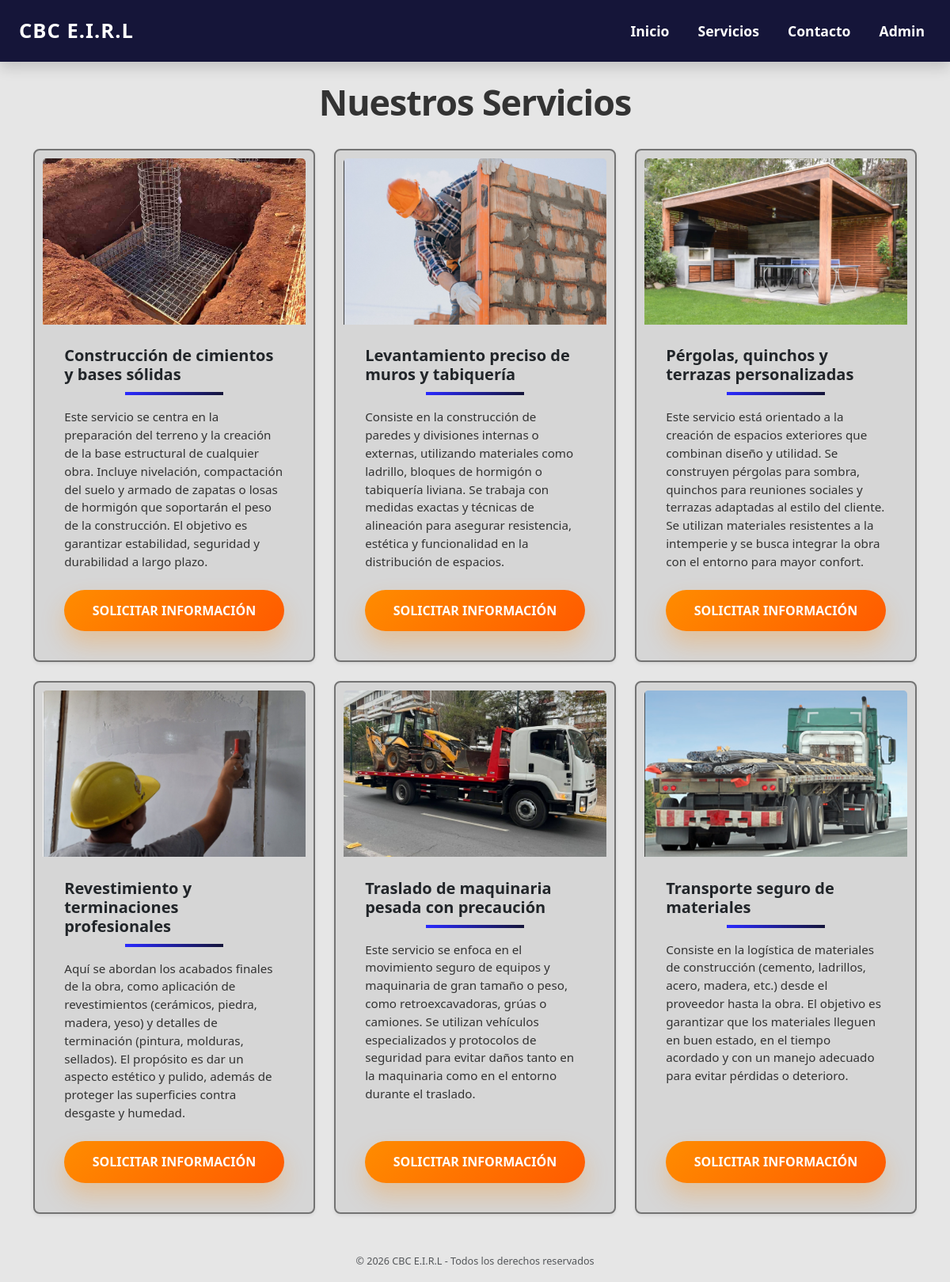
The app's page /servicios/ with its own data.
### core/models.py (models this page shows, shortened)
class Servicio(models.Model):
    titulo = models.CharField("Nombre del Servicio", max_length=100)
    descripcion = models.TextField("Descripción", blank=True, null=True)
    imagen = models.ImageField(upload_to='servicios/imagenes_extra/')

### core/views.py (the view)
# urls.py: path('servicios/', views.servicios, name='servicios'),
def servicios(request):
    servicios = Servicio.objects.all()
    return render(request, 'servicios.html', {'servicios': servicios})

### templates/servicios.html
{% extends "base.html" %}
{% load static %}
{% block content %}
<div class="row justify-content-center">
  <div class="col-12 text-center mb-4">
    <h1 class="fw-bold" style="font-size: 2.8rem; letter-spacing: -1px;">
      Nuestros Servicios
    </h1>
  </div>
</div>
<div class="row gy-4">
  {% for servicio in servicios %}
    <div class="col-lg-4 col-md-6">
      <div class="card h-100 service-card shadow-sm">
        {% if servicio.imagen %}
          <img src="{{ servicio.imagen.url }}" class="card-img-top img-servicio-card" alt="{{ servicio.titulo }}">
        {% endif %}
        <div class="card-body">
          <h3 class="card-title mb-3">{{ servicio.titulo }}</h3>
          <p class="card-text mb-4">
            {{ servicio.descripcion }}
          </p>
          <a href="{% url 'solicitar_info' servicio.id %}" class="btn btn-warning service-button">
            Solicitar información
          </a>
        </div>
      </div>
    </div>
  {% empty %}
    <div class="col-12 text-center">
      <p>No hay servicios disponibles por ahora.</p>
    </div>
  {% endfor %}
</div>
{% endblock %}

### static/css/styles.css (style rules this page uses)
body { margin: 0; background-color: #e6e6e6; font-family: 'Segoe UI', Tahoma, Geneva, Verdana, sans-serif; }
h2, h1 { font-weight: 700; color: #333; }
.card { background-color: #f2f2f2; border-radius: 12px; border: 1px solid #999; transition: all 0.3s ease; }
.card-body { padding: 20px; }
.card-title { font-size: 1.3rem; font-weight: 600; text-align: center; margin-bottom: 15px; }
.card-title::after { content: ""; display: block; width: 40%; height: 3px; background: linear-gradient(to right, #2a2aff, #151539); margin: 8px auto 0; transition: 0.3s; }
.service-card { border-radius: 12px; border: 1px solid #999; background-color: #f2f2f2; }
.service-card .card-body { display: flex; flex-direction: column; justify-content: space-between; }
.service-card .card-title { font-size: 1.3rem; font-weight: 700; }
.service-card .card-text { flex-grow: 1; }
.service-button { width: 100%; border-radius: 30px; font-weight: 700; text-transform: uppercase; color: #ffffff !important; }
.img-servicio-card { height: 210px; object-fit: cover; }
.service-card { background-color: #d6d6d6; border: 2px solid #737373; border-radius: 8px; transition: all 0.3s ease; padding: 10px; }
.service-card .card-body { display: flex; flex-direction: column; padding: 1.7rem; }
.service-card .card-title { font-size: 1.25rem; font-weight: 700; text-align: left; }
.service-card .card-title::after { content: ""; display: block; width: 45%; height: 4px; background: linear-gradient(to right, #2a2aff, #151539); margin-top: 10px; transition: 0.3s; }
.service-card .card-text { flex-grow: 1; font-size: 0.95rem; color: #333; line-height: 1.5; }
.service-button { width: 100%; border-radius: 40px; padding: 0.9rem 1rem; font-weight: 800; text-transform: uppercase; background: linear-gradient(135deg, #ff8c00, #ff5a00); color: white !important; border: none; box-shadow: 0 16px 30px rgba(255, 138, 0, 0.28); }

### records on screen
Servicio: imagen (picture), titulo "Construcción de cimientos y bases sólidas", descripcion "Este servicio se centra en la preparación del terreno y la creación de la base estructural de cualquier obra. Incluye nivelación, compactación del suelo y armado de zapatas o losas de hormigón que soportarán el peso de la construcción. El objetivo es garantizar estabilidad, seguridad y durabilidad a largo plazo."
Servicio: imagen (picture), titulo "Levantamiento preciso de muros y tabiquería", descripcion "Consiste en la construcción de paredes y divisiones internas o externas, utilizando materiales como ladrillo, bloques de hormigón o tabiquería liviana. Se trabaja con medidas exactas y técnicas de alineación para asegurar resistencia, estética y funcionalidad en la distribución de espacios."
Servicio: imagen (picture), titulo "Pérgolas, quinchos y terrazas personalizadas", descripcion "Este servicio está orientado a la creación de espacios exteriores que combinan diseño y utilidad. Se construyen pérgolas para sombra, quinchos para reuniones sociales y terrazas adaptadas al estilo del cliente. Se utilizan materiales resistentes a la intemperie y se busca integrar la obra con el entorno para mayor confort."
Servicio: imagen (picture), titulo "Revestimiento y terminaciones profesionales", descripcion "Aquí se abordan los acabados finales de la obra, como aplicación de revestimientos (cerámicos, piedra, madera, yeso) y detalles de terminación (pintura, molduras, sellados). El propósito es dar un aspecto estético y pulido, además de proteger las superficies contra desgaste y humedad."
Servicio: imagen (picture), titulo "Traslado de maquinaria pesada con precaución", descripcion "Este servicio se enfoca en el movimiento seguro de equipos y maquinaria de gran tamaño o peso, como retroexcavadoras, grúas o camiones. Se utilizan vehículos especializados y protocolos de seguridad para evitar daños tanto en la maquinaria como en el entorno durante el traslado."
Servicio: imagen (picture), titulo "Transporte seguro de materiales", descripcion "Consiste en la logística de materiales de construcción (cemento, ladrillos, acero, madera, etc.) desde el proveedor hasta la obra. El objetivo es garantizar que los materiales lleguen en buen estado, en el tiempo acordado y con un manejo adecuado para evitar pérdidas o deterioro."
